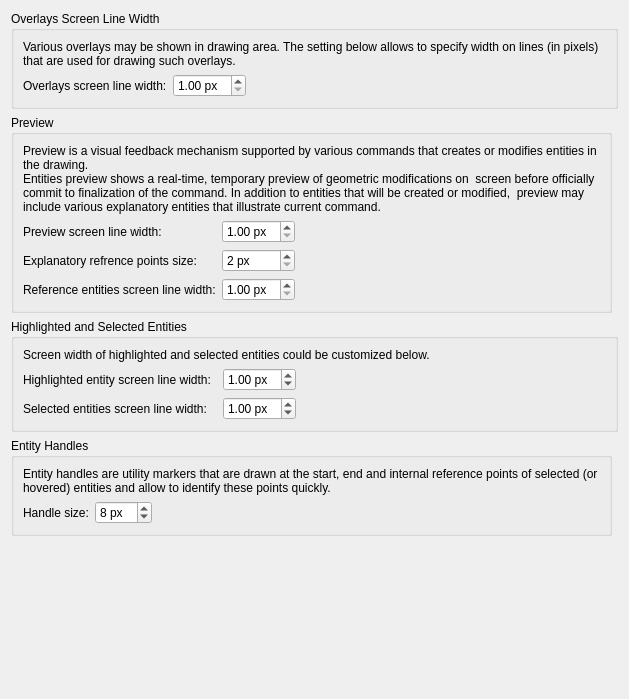
<?xml version="1.0" encoding="UTF-8"?>
<ui version="4.0">
 <class>LC_SettingsPageDraftingMetricsMarkers</class>
 <widget class="QWidget" name="LC_SettingsPageDraftingMetricsMarkers">
  <property name="geometry">
   <rect>
    <x>0</x>
    <y>0</y>
    <width>629</width>
    <height>699</height>
   </rect>
  </property>
  <layout class="QGridLayout" name="gridLayout_7">
   <item row="5" column="0" rowspan="2" colspan="2">
    <spacer name="spacer">
     <property name="orientation">
      <enum>Qt::Orientation::Vertical</enum>
     </property>
     <property name="sizeHint" stdset="0">
      <size>
       <width>0</width>
       <height>0</height>
      </size>
     </property>
    </spacer>
   </item>
   <item row="0" column="0" colspan="2">
    <widget class="QGroupBox" name="gbOvelaysLineWidth">
     <property name="title">
      <string>Overlays Screen Line Width</string>
     </property>
     <layout class="QGridLayout" name="gridLayout">
      <item row="0" column="0" colspan="3">
       <widget class="QLabel" name="label_31">
        <property name="text">
         <string>Various overlays may be shown in drawing area. The setting below allows to specify width on lines (in pixels) that are used for drawing such overlays.</string>
        </property>
        <property name="wordWrap">
         <bool>true</bool>
        </property>
       </widget>
      </item>
      <item row="1" column="0">
       <widget class="QLabel" name="lblOverlaysLineWidth">
        <property name="text">
         <string>Overlays screen line width:</string>
        </property>
       </widget>
      </item>
      <item row="1" column="1">
       <widget class="QDoubleSpinBox" name="sbOverlaysLineWidth">
        <property name="toolTip">
         <string>Overlay Line Width

Screen width of line, in pixels, used for drawing various overlays (like relative point marker, axises, preview entities and so on).
For high-DPI screens, setting larger values may increase visitility of them.</string>
        </property>
        <property name="suffix">
         <string> px</string>
        </property>
        <property name="minimum">
         <double>1.000000000000000</double>
        </property>
        <property name="maximum">
         <double>10.000000000000000</double>
        </property>
        <property name="singleStep">
         <double>0.250000000000000</double>
        </property>
        <property name="value">
         <double>1.000000000000000</double>
        </property>
       </widget>
      </item>
      <item row="1" column="2">
       <spacer name="horizontalSpacer_4">
        <property name="orientation">
         <enum>Qt::Orientation::Horizontal</enum>
        </property>
        <property name="sizeHint" stdset="0">
         <size>
          <width>0</width>
          <height>0</height>
         </size>
        </property>
       </spacer>
      </item>
     </layout>
    </widget>
   </item>
   <item row="1" column="0">
    <widget class="QGroupBox" name="gbPointSize">
     <property name="title">
      <string>Preview</string>
     </property>
     <layout class="QGridLayout" name="gridLayout_sz">
      <item row="2" column="0">
       <widget class="QLabel" name="label_6">
        <property name="text">
         <string>Explanatory refrence points size:</string>
        </property>
       </widget>
      </item>
      <item row="2" column="2">
       <spacer name="horizontalSpacer_2">
        <property name="orientation">
         <enum>Qt::Orientation::Horizontal</enum>
        </property>
        <property name="sizeHint" stdset="0">
         <size>
          <width>0</width>
          <height>0</height>
         </size>
        </property>
       </spacer>
      </item>
      <item row="2" column="1">
       <widget class="QSpinBox" name="sbPreviewRefPointsSize">
        <property name="toolTip">
         <string>Explanatory Point Size

Screen size of explanatory points that are 
part of temporary  preview and illustrate
important points of projected result of 
current command.</string>
        </property>
        <property name="suffix">
         <string> px</string>
        </property>
        <property name="minimum">
         <number>2</number>
        </property>
        <property name="maximum">
         <number>24</number>
        </property>
        <property name="displayIntegerBase">
         <number>8</number>
        </property>
       </widget>
      </item>
      <item row="0" column="0" colspan="3">
       <widget class="QLabel" name="label_3">
        <property name="text">
         <string>Preview is a visual feedback mechanism supported by various commands that creates or modifies entities in the drawing. 
Entities preview shows a real-time, temporary preview of geometric modifications on  screen before officially commit to finalization of the command. In addition to entities that will be created or modified,  preview may include various explanatory entities that illustrate current command.</string>
        </property>
        <property name="wordWrap">
         <bool>true</bool>
        </property>
       </widget>
      </item>
      <item row="1" column="1">
       <widget class="QDoubleSpinBox" name="sbPreviewScreenLineWidth">
        <property name="toolTip">
         <string>Preview Line Width

Width of line, in pixels, used for drawing 
entities that are included into preview. 
</string>
        </property>
        <property name="prefix">
         <string/>
        </property>
        <property name="suffix">
         <string> px</string>
        </property>
        <property name="minimum">
         <double>1.000000000000000</double>
        </property>
        <property name="maximum">
         <double>10.000000000000000</double>
        </property>
        <property name="singleStep">
         <double>0.250000000000000</double>
        </property>
       </widget>
      </item>
      <item row="1" column="0">
       <widget class="QLabel" name="label_7">
        <property name="text">
         <string>Preview screen line width:</string>
        </property>
       </widget>
      </item>
      <item row="3" column="0">
       <widget class="QLabel" name="label_4">
        <property name="text">
         <string>Reference entities screen line width:</string>
        </property>
       </widget>
      </item>
      <item row="3" column="1">
       <widget class="QDoubleSpinBox" name="sbPreviewRefEntitiesScreenLineWidth">
        <property name="toolTip">
         <string>Explanatory Entities Line Width

Screen size of explanatory refrence entities line width. 
These entities are part of temporary  preview and illustrates
important geometrical characteristics for current operation's  
projected result.</string>
        </property>
        <property name="prefix">
         <string/>
        </property>
        <property name="suffix">
         <string> px</string>
        </property>
        <property name="minimum">
         <double>1.000000000000000</double>
        </property>
        <property name="maximum">
         <double>10.000000000000000</double>
        </property>
        <property name="singleStep">
         <double>0.250000000000000</double>
        </property>
       </widget>
      </item>
     </layout>
    </widget>
   </item>
   <item row="2" column="0" colspan="2">
    <widget class="QGroupBox" name="gbOriginMarkers">
     <property name="title">
      <string>Highlighted and Selected Entities</string>
     </property>
     <layout class="QGridLayout" name="gridLayout_2">
      <item row="1" column="2">
       <widget class="QDoubleSpinBox" name="sbHighlightedEntityScreenLineWidth">
        <property name="toolTip">
         <string>Highlighted Entity Line Width

Screen width of line, in pixels, used for rendering highighted entities.  
Use &quot;Auto&quot; value to render highlighted entities by entities own line width.</string>
        </property>
        <property name="suffix">
         <string> px</string>
        </property>
        <property name="minimum">
         <double>0.750000000000000</double>
        </property>
        <property name="maximum">
         <double>10.000000000000000</double>
        </property>
        <property name="singleStep">
         <double>0.250000000000000</double>
        </property>
        <property name="value">
         <double>1.000000000000000</double>
        </property>
       </widget>
      </item>
      <item row="1" column="3">
       <spacer name="horizontalSpacer_2">
        <property name="orientation">
         <enum>Qt::Orientation::Horizontal</enum>
        </property>
        <property name="sizeHint" stdset="0">
         <size>
          <width>0</width>
          <height>0</height>
         </size>
        </property>
       </spacer>
      </item>
      <item row="0" column="0" colspan="4">
       <widget class="QLabel" name="label_2">
        <property name="text">
         <string>Screen width of highlighted and selected entities could be customized below.</string>
        </property>
        <property name="wordWrap">
         <bool>true</bool>
        </property>
       </widget>
      </item>
      <item row="1" column="0">
       <widget class="QLabel" name="lblZeroMarkerSize">
        <property name="text">
         <string>Highlighted entity screen line width:</string>
        </property>
       </widget>
      </item>
      <item row="2" column="0">
       <widget class="QLabel" name="lblZeroShortAxisMarkSize">
        <property name="text">
         <string>Selected entities screen line width:</string>
        </property>
       </widget>
      </item>
      <item row="2" column="2">
       <widget class="QDoubleSpinBox" name="sbSelectedEntityScreenLineWidth">
        <property name="toolTip">
         <string>Selected Entities Screen Line Width

Screen width of line, in pixels, used for rendering selected entities.
Use &quot;Auto&quot; value to render selected entities by entities own line width.</string>
        </property>
        <property name="suffix">
         <string> px</string>
        </property>
        <property name="minimum">
         <double>0.750000000000000</double>
        </property>
        <property name="maximum">
         <double>10.000000000000000</double>
        </property>
        <property name="singleStep">
         <double>0.250000000000000</double>
        </property>
        <property name="value">
         <double>1.000000000000000</double>
        </property>
       </widget>
      </item>
     </layout>
    </widget>
   </item>
   <item row="3" column="0">
    <widget class="QGroupBox" name="gbHandles">
     <property name="title">
      <string>Entity Handles</string>
     </property>
     <layout class="QGridLayout" name="gridLayout_6">
      <item row="1" column="1">
       <widget class="QSpinBox" name="sbHandleSize">
        <property name="toolTip">
         <string>Entity Handle Size

Size of entities interactive selection handle
(square that is highlights entities reference points)
in screen pixels.</string>
        </property>
        <property name="suffix">
         <string> px</string>
        </property>
        <property name="minimum">
         <number>2</number>
        </property>
        <property name="maximum">
         <number>28</number>
        </property>
        <property name="value">
         <number>8</number>
        </property>
       </widget>
      </item>
      <item row="1" column="2">
       <spacer name="horizontalSpacer_7">
        <property name="orientation">
         <enum>Qt::Orientation::Horizontal</enum>
        </property>
        <property name="sizeHint" stdset="0">
         <size>
          <width>0</width>
          <height>0</height>
         </size>
        </property>
       </spacer>
      </item>
      <item row="1" column="0">
       <widget class="QLabel" name="lblHandleSize">
        <property name="text">
         <string>Handle size:</string>
        </property>
       </widget>
      </item>
      <item row="0" column="0" colspan="3">
       <widget class="QLabel" name="label">
        <property name="text">
         <string>Entity handles are utility markers that are drawn at the start, end and internal reference points of selected (or hovered) entities and allow to identify these points quickly.</string>
        </property>
        <property name="wordWrap">
         <bool>true</bool>
        </property>
       </widget>
      </item>
     </layout>
    </widget>
   </item>
  </layout>
 </widget>
 <resources/>
 <connections/>
</ui>
